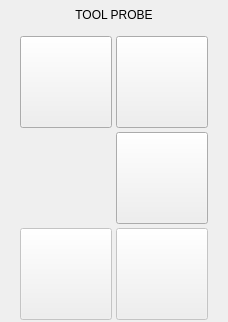
           <widget class="QWidget" name="page">
            <layout class="QVBoxLayout" name="verticalLayout_13">
             <property name="leftMargin">
              <number>0</number>
             </property>
             <property name="topMargin">
              <number>0</number>
             </property>
             <property name="rightMargin">
              <number>0</number>
             </property>
             <property name="bottomMargin">
              <number>0</number>
             </property>
             <item>
              <widget class="QLabel" name="lbl_lengths_2">
               <property name="minimumSize">
                <size>
                 <width>0</width>
                 <height>30</height>
                </size>
               </property>
               <property name="maximumSize">
                <size>
                 <width>16777215</width>
                 <height>30</height>
                </size>
               </property>
               <property name="text">
                <string>TOOL PROBE</string>
               </property>
               <property name="alignment">
                <set>Qt::AlignCenter</set>
               </property>
              </widget>
             </item>
             <item>
              <widget class="QWidget" name="widget_skew_measure_2" native="true">
               <property name="sizePolicy">
                <sizepolicy hsizetype="Preferred" vsizetype="Preferred">
                 <horstretch>0</horstretch>
                 <verstretch>0</verstretch>
                </sizepolicy>
               </property>
               <property name="minimumSize">
                <size>
                 <width>150</width>
                 <height>0</height>
                </size>
               </property>
               <property name="maximumSize">
                <size>
                 <width>16777215</width>
                 <height>16777215</height>
                </size>
               </property>
               <layout class="QGridLayout" name="gridLayout_7">
                <property name="leftMargin">
                 <number>0</number>
                </property>
                <property name="topMargin">
                 <number>0</number>
                </property>
                <property name="rightMargin">
                 <number>0</number>
                </property>
                <property name="bottomMargin">
                 <number>2</number>
                </property>
                <property name="spacing">
                 <number>4</number>
                </property>
                <item row="3" column="2">
                 <widget class="PushButton" name="pbtn_measure_diam_2">
                  <property name="enabled">
                   <bool>false</bool>
                  </property>
                  <property name="sizePolicy">
                   <sizepolicy hsizetype="Fixed" vsizetype="Fixed">
                    <horstretch>0</horstretch>
                    <verstretch>0</verstretch>
                   </sizepolicy>
                  </property>
                  <property name="minimumSize">
                   <size>
                    <width>92</width>
                    <height>92</height>
                   </size>
                  </property>
                  <property name="maximumSize">
                   <size>
                    <width>120</width>
                    <height>120</height>
                   </size>
                  </property>
                  <property name="toolTip">
                   <string>Probe Height and Diameter of the current tool</string>
                  </property>
                  <property name="text">
                   <string/>
                  </property>
                  <property name="icon">
                   <iconset>
                    <normaloff>versa_probe_icons/tool_dia.png</normaloff>versa_probe_icons/tool_dia.png</iconset>
                  </property>
                  <property name="iconSize">
                   <size>
                    <width>80</width>
                    <height>100</height>
                   </size>
                  </property>
                  <property name="checkable">
                   <bool>false</bool>
                  </property>
                  <property name="checked">
                   <bool>false</bool>
                  </property>
                  <property name="indicator_option" stdset="0">
                   <bool>false</bool>
                  </property>
                  <property name="probe" stdset="0">
                   <string>probe_tool_z_diam</string>
                  </property>
                  <attribute name="buttonGroup">
                   <string notr="true">tool_buttonGroup</string>
                  </attribute>
                 </widget>
                </item>
                <item row="2" column="0">
                 <spacer name="horizontalSpacer_9">
                  <property name="orientation">
                   <enum>Qt::Horizontal</enum>
                  </property>
                  <property name="sizeType">
                   <enum>QSizePolicy::Preferred</enum>
                  </property>
                  <property name="sizeHint" stdset="0">
                   <size>
                    <width>20</width>
                    <height>20</height>
                   </size>
                  </property>
                 </spacer>
                </item>
                <item row="2" column="3">
                 <spacer name="horizontalSpacer_10">
                  <property name="orientation">
                   <enum>Qt::Horizontal</enum>
                  </property>
                  <property name="sizeType">
                   <enum>QSizePolicy::Preferred</enum>
                  </property>
                  <property name="sizeHint" stdset="0">
                   <size>
                    <width>20</width>
                    <height>20</height>
                   </size>
                  </property>
                 </spacer>
                </item>
                <item row="1" column="2">
                 <widget class="PushButton" name="pbtn_inside_length_x_2">
                  <property name="sizePolicy">
                   <sizepolicy hsizetype="Fixed" vsizetype="Fixed">
                    <horstretch>0</horstretch>
                    <verstretch>0</verstretch>
                   </sizepolicy>
                  </property>
                  <property name="minimumSize">
                   <size>
                    <width>92</width>
                    <height>92</height>
                   </size>
                  </property>
                  <property name="maximumSize">
                   <size>
                    <width>120</width>
                    <height>120</height>
                   </size>
                  </property>
                  <property name="toolTip">
                   <string>Probe Tool Setter Z Height</string>
                  </property>
                  <property name="text">
                   <string/>
                  </property>
                  <property name="icon">
                   <iconset>
                    <normaloff>versa_probe_icons/ts_height.png</normaloff>versa_probe_icons/ts_height.png</iconset>
                  </property>
                  <property name="iconSize">
                   <size>
                    <width>80</width>
                    <height>100</height>
                   </size>
                  </property>
                  <property name="checkable">
                   <bool>false</bool>
                  </property>
                  <property name="checked">
                   <bool>false</bool>
                  </property>
                  <property name="indicator_option" stdset="0">
                   <bool>false</bool>
                  </property>
                  <property name="probe" stdset="0">
                   <string>probe_ts_z</string>
                  </property>
                  <attribute name="buttonGroup">
                   <string notr="true">tool_buttonGroup</string>
                  </attribute>
                 </widget>
                </item>
                <item row="1" column="1">
                 <widget class="PushButton" name="pbtn_down_2">
                  <property name="sizePolicy">
                   <sizepolicy hsizetype="Fixed" vsizetype="Fixed">
                    <horstretch>0</horstretch>
                    <verstretch>0</verstretch>
                   </sizepolicy>
                  </property>
                  <property name="minimumSize">
                   <size>
                    <width>92</width>
                    <height>92</height>
                   </size>
                  </property>
                  <property name="maximumSize">
                   <size>
                    <width>120</width>
                    <height>120</height>
                   </size>
                  </property>
                  <property name="toolTip">
                   <string>Go to Tool Setter</string>
                  </property>
                  <property name="text">
                   <string/>
                  </property>
                  <property name="icon">
                   <iconset>
                    <normaloff>versa_probe_icons/goto_ts.png</normaloff>versa_probe_icons/goto_ts.png</iconset>
                  </property>
                  <property name="iconSize">
                   <size>
                    <width>80</width>
                    <height>100</height>
                   </size>
                  </property>
                  <property name="checkable">
                   <bool>false</bool>
                  </property>
                  <property name="checked">
                   <bool>false</bool>
                  </property>
                  <property name="indicator_option" stdset="0">
                   <bool>false</bool>
                  </property>
                  <property name="probe" stdset="0">
                   <string>goto_toolsetter</string>
                  </property>
                  <attribute name="buttonGroup">
                   <string notr="true">tool_buttonGroup</string>
                  </attribute>
                 </widget>
                </item>
                <item row="2" column="2">
                 <widget class="PushButton" name="pbtn_outside_length_x_2">
                  <property name="sizePolicy">
                   <sizepolicy hsizetype="Fixed" vsizetype="Fixed">
                    <horstretch>0</horstretch>
                    <verstretch>0</verstretch>
                   </sizepolicy>
                  </property>
                  <property name="minimumSize">
                   <size>
                    <width>92</width>
                    <height>92</height>
                   </size>
                  </property>
                  <property name="maximumSize">
                   <size>
                    <width>120</width>
                    <height>120</height>
                   </size>
                  </property>
                  <property name="toolTip">
                   <string>Probe Z Height of material </string>
                  </property>
                  <property name="text">
                   <string/>
                  </property>
                  <property name="icon">
                   <iconset>
                    <normaloff>versa_probe_icons/workpiece_height.png</normaloff>versa_probe_icons/workpiece_height.png</iconset>
                  </property>
                  <property name="iconSize">
                   <size>
                    <width>80</width>
                    <height>100</height>
                   </size>
                  </property>
                  <property name="checkable">
                   <bool>false</bool>
                  </property>
                  <property name="checked">
                   <bool>false</bool>
                  </property>
                  <property name="indicator_option" stdset="0">
                   <bool>false</bool>
                  </property>
                  <property name="probe" stdset="0">
                   <string>probe_material_z</string>
                  </property>
                  <attribute name="buttonGroup">
                   <string notr="true">tool_buttonGroup</string>
                  </attribute>
                 </widget>
                </item>
                <item row="3" column="1">
                 <widget class="PushButton" name="pbtn_measure_height">
                  <property name="enabled">
                   <bool>false</bool>
                  </property>
                  <property name="sizePolicy">
                   <sizepolicy hsizetype="Fixed" vsizetype="Fixed">
                    <horstretch>0</horstretch>
                    <verstretch>0</verstretch>
                   </sizepolicy>
                  </property>
                  <property name="minimumSize">
                   <size>
                    <width>92</width>
                    <height>92</height>
                   </size>
                  </property>
                  <property name="maximumSize">
                   <size>
                    <width>120</width>
                    <height>120</height>
                   </size>
                  </property>
                  <property name="toolTip">
                   <string>Probe Height of the current tool</string>
                  </property>
                  <property name="text">
                   <string/>
                  </property>
                  <property name="icon">
                   <iconset>
                    <normaloff>versa_probe_icons/tool_height.png</normaloff>versa_probe_icons/tool_height.png</iconset>
                  </property>
                  <property name="iconSize">
                   <size>
                    <width>80</width>
                    <height>100</height>
                   </size>
                  </property>
                  <property name="checkable">
                   <bool>false</bool>
                  </property>
                  <property name="checked">
                   <bool>false</bool>
                  </property>
                  <property name="indicator_option" stdset="0">
                   <bool>false</bool>
                  </property>
                  <property name="probe" stdset="0">
                   <string>probe_tool_z</string>
                  </property>
                  <attribute name="buttonGroup">
                   <string notr="true">tool_buttonGroup</string>
                  </attribute>
                 </widget>
                </item>
               </layout>
              </widget>
             </item>
            </layout>
           </widget>
